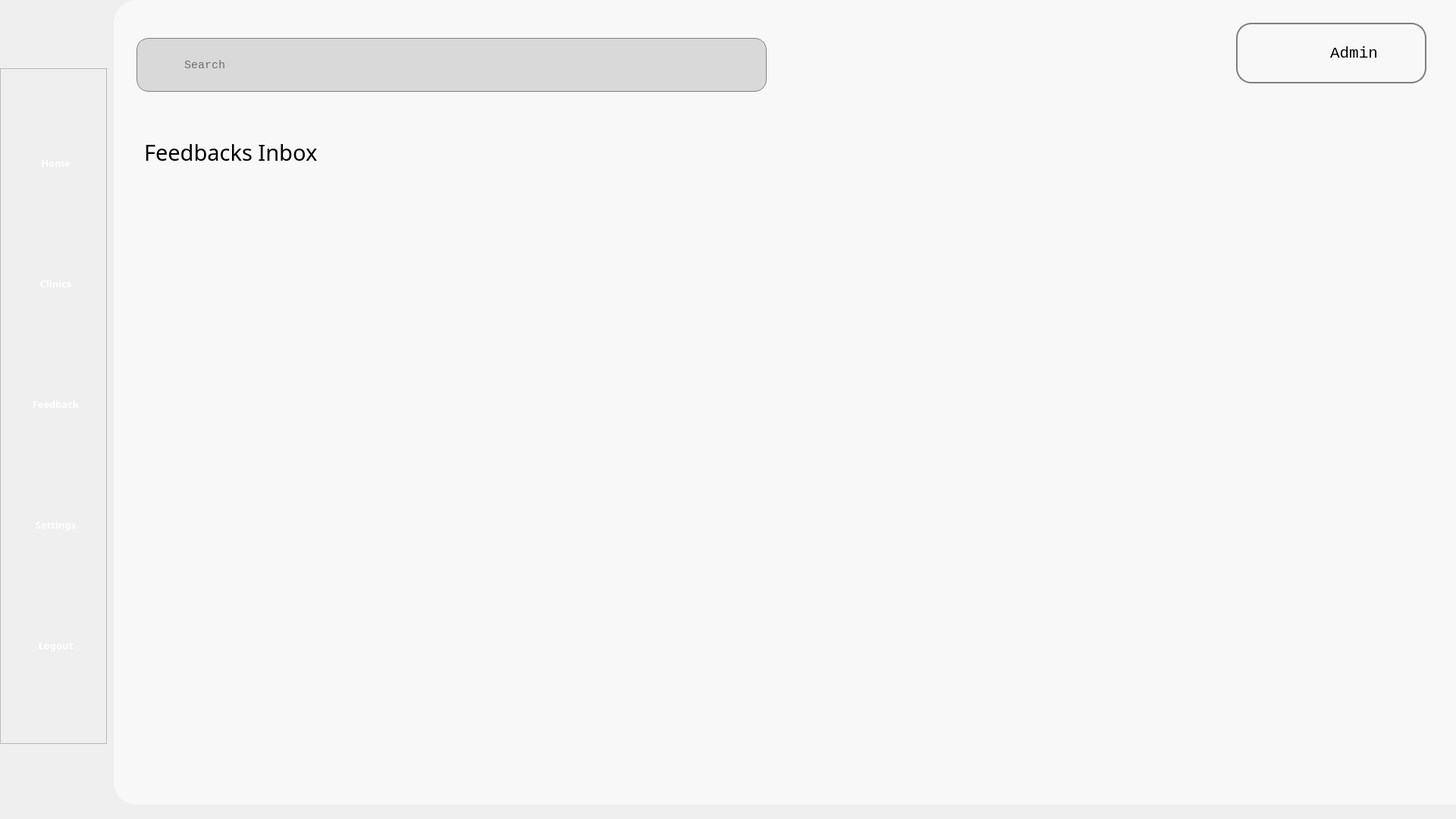
<?xml version="1.0" encoding="UTF-8"?>
<ui version="4.0">
 <class>Form</class>
 <widget class="QWidget" name="Form">
  <property name="geometry">
   <rect>
    <x>0</x>
    <y>0</y>
    <width>1920</width>
    <height>1080</height>
   </rect>
  </property>
  <property name="windowTitle">
   <string>Form</string>
  </property>
  <property name="styleSheet">
   <string notr="true">background-color: &quot;#B6D0E2&quot; </string>
  </property>
  <widget class="QWidget" name="background" native="true">
   <property name="geometry">
    <rect>
     <x>150</x>
     <y>0</y>
     <width>1771</width>
     <height>1061</height>
    </rect>
   </property>
   <property name="styleSheet">
    <string notr="true">background-color: #F8F8F8;
border-bottom-left-radius: 30px;
border-top-left-radius: 30px;
text-align: center;</string>
   </property>
   <widget class="QPushButton" name="noti_icon">
    <property name="geometry">
     <rect>
      <x>1380</x>
      <y>30</y>
      <width>70</width>
      <height>81</height>
     </rect>
    </property>
    <property name="text">
     <string/>
    </property>
    <property name="icon">
     <iconset>
      <normaloff>../Images/icon/notification.png</normaloff>../Images/icon/notification.png</iconset>
    </property>
    <property name="iconSize">
     <size>
      <width>40</width>
      <height>40</height>
     </size>
    </property>
   </widget>
   <widget class="QFrame" name="user_frame">
    <property name="geometry">
     <rect>
      <x>1480</x>
      <y>30</y>
      <width>251</width>
      <height>80</height>
     </rect>
    </property>
    <property name="styleSheet">
     <string notr="true">border-radius: 20px; border: 2px solid #808080</string>
    </property>
    <property name="frameShape">
     <enum>QFrame::StyledPanel</enum>
    </property>
    <property name="frameShadow">
     <enum>QFrame::Raised</enum>
    </property>
    <widget class="QLabel" name="profile_icon">
     <property name="geometry">
      <rect>
       <x>10</x>
       <y>10</y>
       <width>60</width>
       <height>60</height>
      </rect>
     </property>
     <property name="styleSheet">
      <string notr="true">border: none</string>
     </property>
     <property name="text">
      <string/>
     </property>
     <property name="pixmap">
      <pixmap>../Images/icon/profile_icon.png</pixmap>
     </property>
     <property name="scaledContents">
      <bool>true</bool>
     </property>
    </widget>
    <widget class="QPushButton" name="profile_btn">
     <property name="geometry">
      <rect>
       <x>120</x>
       <y>25</y>
       <width>71</width>
       <height>31</height>
      </rect>
     </property>
     <property name="font">
      <font>
       <family>Consolas</family>
       <pointsize>16</pointsize>
      </font>
     </property>
     <property name="styleSheet">
      <string notr="true">border: none</string>
     </property>
     <property name="text">
      <string>Admin</string>
     </property>
    </widget>
   </widget>
   <widget class="QLabel" name="feedback_label">
    <property name="geometry">
     <rect>
      <x>40</x>
      <y>170</y>
      <width>961</width>
      <height>61</height>
     </rect>
    </property>
    <property name="font">
     <font>
      <family>Cascadia Code</family>
      <pointsize>22</pointsize>
     </font>
    </property>
    <property name="text">
     <string>Feedbacks Inbox</string>
    </property>
    <property name="wordWrap">
     <bool>true</bool>
    </property>
   </widget>
   <widget class="QLineEdit" name="lineEdit">
    <property name="geometry">
     <rect>
      <x>30</x>
      <y>50</y>
      <width>831</width>
      <height>71</height>
     </rect>
    </property>
    <property name="font">
     <font>
      <family>Consolas</family>
      <pointsize>11</pointsize>
     </font>
    </property>
    <property name="styleSheet">
     <string notr="true">background-color: #D9D9D9; border-radius: 16px; padding: 60px; color: Black;
 background-image: url(&quot;C:/Users/Samantha Law/Documents/INTI/CAD/CallADoctor/CAD/Images/icon/search_icon.png&quot;); 
background-repeat: no-repeat; 
background-position: left center; 
background-size: 20px 20px; 
border: 1px solid gray;
</string>
    </property>
    <property name="text">
     <string/>
    </property>
    <property name="placeholderText">
     <string>Search</string>
    </property>
    <property name="clearButtonEnabled">
     <bool>false</bool>
    </property>
   </widget>
  </widget>
  <widget class="QFrame" name="frame">
   <property name="geometry">
    <rect>
     <x>0</x>
     <y>90</y>
     <width>141</width>
     <height>891</height>
    </rect>
   </property>
   <property name="frameShape">
    <enum>QFrame::StyledPanel</enum>
   </property>
   <property name="frameShadow">
    <enum>QFrame::Raised</enum>
   </property>
   <widget class="QWidget" name="layoutWidget_2">
    <property name="geometry">
     <rect>
      <x>31</x>
      <y>20</y>
      <width>87</width>
      <height>851</height>
     </rect>
    </property>
    <layout class="QVBoxLayout" name="verticalLayout">
     <item>
      <widget class="QToolButton" name="home_navigation">
       <property name="enabled">
        <bool>true</bool>
       </property>
       <property name="sizePolicy">
        <sizepolicy hsizetype="Fixed" vsizetype="Fixed">
         <horstretch>0</horstretch>
         <verstretch>0</verstretch>
        </sizepolicy>
       </property>
       <property name="minimumSize">
        <size>
         <width>85</width>
         <height>96</height>
        </size>
       </property>
       <property name="maximumSize">
        <size>
         <width>85</width>
         <height>96</height>
        </size>
       </property>
       <property name="font">
        <font>
         <family>Source Sans Pro Semibold</family>
         <pointsize>10</pointsize>
         <weight>75</weight>
         <bold>true</bold>
        </font>
       </property>
       <property name="styleSheet">
        <string notr="true">border: none; 
color: white;</string>
       </property>
       <property name="text">
        <string>   Home   </string>
       </property>
       <property name="icon">
        <iconset>
         <normaloff>../Images/nav_images/home_page_icon.png</normaloff>../Images/nav_images/home_page_icon.png</iconset>
       </property>
       <property name="iconSize">
        <size>
         <width>70</width>
         <height>70</height>
        </size>
       </property>
       <property name="toolButtonStyle">
        <enum>Qt::ToolButtonTextUnderIcon</enum>
       </property>
      </widget>
     </item>
     <item>
      <widget class="QToolButton" name="clinic_navigation">
       <property name="enabled">
        <bool>true</bool>
       </property>
       <property name="sizePolicy">
        <sizepolicy hsizetype="Fixed" vsizetype="Fixed">
         <horstretch>0</horstretch>
         <verstretch>0</verstretch>
        </sizepolicy>
       </property>
       <property name="minimumSize">
        <size>
         <width>85</width>
         <height>96</height>
        </size>
       </property>
       <property name="maximumSize">
        <size>
         <width>85</width>
         <height>96</height>
        </size>
       </property>
       <property name="font">
        <font>
         <family>Source Sans Pro Semibold</family>
         <pointsize>10</pointsize>
         <weight>75</weight>
         <bold>true</bold>
        </font>
       </property>
       <property name="styleSheet">
        <string notr="true">border: none; 
color: white;</string>
       </property>
       <property name="text">
        <string>Clinics</string>
       </property>
       <property name="icon">
        <iconset>
         <normaloff>../Images/nav_images/services_icon.png</normaloff>../Images/nav_images/services_icon.png</iconset>
       </property>
       <property name="iconSize">
        <size>
         <width>70</width>
         <height>70</height>
        </size>
       </property>
       <property name="toolButtonStyle">
        <enum>Qt::ToolButtonTextUnderIcon</enum>
       </property>
      </widget>
     </item>
     <item>
      <widget class="QToolButton" name="feedback_navigation">
       <property name="enabled">
        <bool>true</bool>
       </property>
       <property name="sizePolicy">
        <sizepolicy hsizetype="Fixed" vsizetype="Fixed">
         <horstretch>0</horstretch>
         <verstretch>0</verstretch>
        </sizepolicy>
       </property>
       <property name="minimumSize">
        <size>
         <width>85</width>
         <height>96</height>
        </size>
       </property>
       <property name="maximumSize">
        <size>
         <width>85</width>
         <height>96</height>
        </size>
       </property>
       <property name="font">
        <font>
         <family>Source Sans Pro Semibold</family>
         <pointsize>10</pointsize>
         <weight>75</weight>
         <bold>true</bold>
        </font>
       </property>
       <property name="styleSheet">
        <string notr="true">border: none; 
color: white;</string>
       </property>
       <property name="text">
        <string>Feedback</string>
       </property>
       <property name="icon">
        <iconset>
         <normaloff>../Images/nav_images/feedback_icon.png</normaloff>../Images/nav_images/feedback_icon.png</iconset>
       </property>
       <property name="iconSize">
        <size>
         <width>70</width>
         <height>70</height>
        </size>
       </property>
       <property name="toolButtonStyle">
        <enum>Qt::ToolButtonTextUnderIcon</enum>
       </property>
      </widget>
     </item>
     <item>
      <widget class="QToolButton" name="settings_navigation">
       <property name="enabled">
        <bool>true</bool>
       </property>
       <property name="sizePolicy">
        <sizepolicy hsizetype="Fixed" vsizetype="Fixed">
         <horstretch>0</horstretch>
         <verstretch>0</verstretch>
        </sizepolicy>
       </property>
       <property name="minimumSize">
        <size>
         <width>85</width>
         <height>96</height>
        </size>
       </property>
       <property name="maximumSize">
        <size>
         <width>85</width>
         <height>96</height>
        </size>
       </property>
       <property name="font">
        <font>
         <family>Source Sans Pro Semibold</family>
         <pointsize>10</pointsize>
         <weight>75</weight>
         <bold>true</bold>
        </font>
       </property>
       <property name="styleSheet">
        <string notr="true">border: none; 
color: white;</string>
       </property>
       <property name="text">
        <string>Settings</string>
       </property>
       <property name="icon">
        <iconset>
         <normaloff>../Images/nav_images/settings_page_icon.png</normaloff>../Images/nav_images/settings_page_icon.png</iconset>
       </property>
       <property name="iconSize">
        <size>
         <width>70</width>
         <height>70</height>
        </size>
       </property>
       <property name="toolButtonStyle">
        <enum>Qt::ToolButtonTextUnderIcon</enum>
       </property>
      </widget>
     </item>
     <item>
      <widget class="QToolButton" name="logout_navigation">
       <property name="enabled">
        <bool>true</bool>
       </property>
       <property name="sizePolicy">
        <sizepolicy hsizetype="Fixed" vsizetype="Fixed">
         <horstretch>0</horstretch>
         <verstretch>0</verstretch>
        </sizepolicy>
       </property>
       <property name="minimumSize">
        <size>
         <width>85</width>
         <height>96</height>
        </size>
       </property>
       <property name="maximumSize">
        <size>
         <width>85</width>
         <height>96</height>
        </size>
       </property>
       <property name="font">
        <font>
         <family>Source Sans Pro Semibold</family>
         <pointsize>10</pointsize>
         <weight>75</weight>
         <bold>true</bold>
        </font>
       </property>
       <property name="styleSheet">
        <string notr="true">border: none; 
color: white;</string>
       </property>
       <property name="text">
        <string>Logout</string>
       </property>
       <property name="icon">
        <iconset>
         <normaloff>../Images/nav_images/logout_icon.png</normaloff>../Images/nav_images/logout_icon.png</iconset>
       </property>
       <property name="iconSize">
        <size>
         <width>70</width>
         <height>70</height>
        </size>
       </property>
       <property name="toolButtonStyle">
        <enum>Qt::ToolButtonTextUnderIcon</enum>
       </property>
      </widget>
     </item>
    </layout>
   </widget>
  </widget>
 </widget>
 <resources/>
 <connections/>
</ui>
